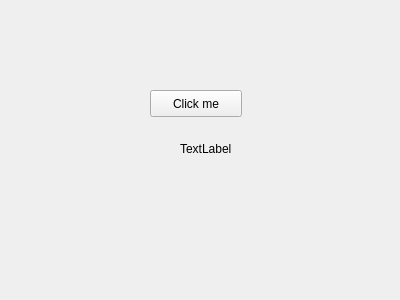
<?xml version="1.0" encoding="UTF-8"?>
<ui version="4.0">
 <class>InsideForm</class>
 <widget class="QWidget" name="InsideForm">
  <property name="geometry">
   <rect>
    <x>0</x>
    <y>0</y>
    <width>400</width>
    <height>300</height>
   </rect>
  </property>
  <property name="windowTitle">
   <string>Form</string>
  </property>
  <widget class="QPushButton" name="btnButton">
   <property name="geometry">
    <rect>
     <x>150</x>
     <y>90</y>
     <width>92</width>
     <height>27</height>
    </rect>
   </property>
   <property name="text">
    <string>Click me</string>
   </property>
  </widget>
  <widget class="QLabel" name="lblLabel">
   <property name="geometry">
    <rect>
     <x>180</x>
     <y>140</y>
     <width>59</width>
     <height>17</height>
    </rect>
   </property>
   <property name="text">
    <string>TextLabel</string>
   </property>
  </widget>
 </widget>
 <resources/>
 <connections/>
</ui>
